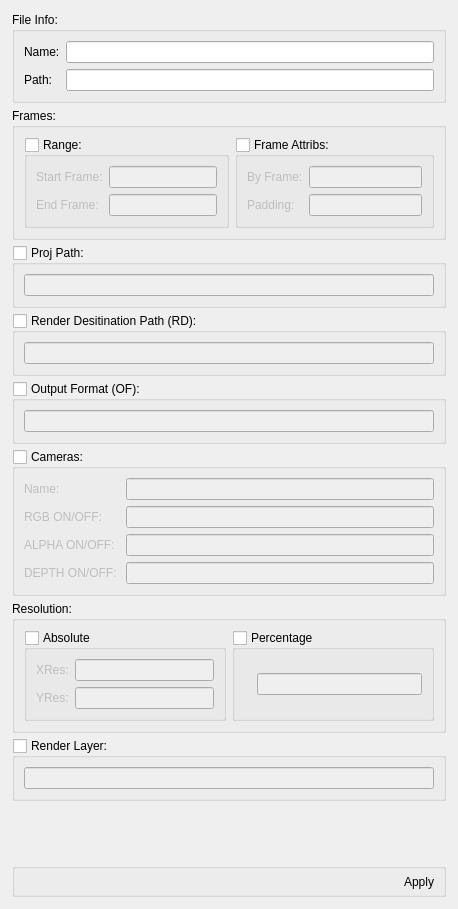
<?xml version="1.0" encoding="UTF-8"?>
<ui version="4.0">
 <class>Form</class>
 <widget class="QWidget" name="Form">
  <property name="geometry">
   <rect>
    <x>0</x>
    <y>0</y>
    <width>458</width>
    <height>909</height>
   </rect>
  </property>
  <property name="windowTitle">
   <string>Form</string>
  </property>
  <layout class="QGridLayout" name="gridLayout">
   <item row="0" column="0">
    <widget class="QFrame" name="frame_3">
     <property name="frameShape">
      <enum>QFrame::NoFrame</enum>
     </property>
     <property name="frameShadow">
      <enum>QFrame::Raised</enum>
     </property>
     <layout class="QGridLayout" name="gridLayout_13">
      <property name="horizontalSpacing">
       <number>1</number>
      </property>
      <property name="verticalSpacing">
       <number>5</number>
      </property>
      <property name="margin">
       <number>1</number>
      </property>
      <item row="0" column="0">
       <widget class="QGroupBox" name="frmPropFileInfo">
        <property name="title">
         <string>File Info:</string>
        </property>
        <property name="flat">
         <bool>true</bool>
        </property>
        <layout class="QGridLayout" name="gridLayout_10">
         <item row="0" column="0">
          <widget class="QLabel" name="label_5">
           <property name="text">
            <string>Name:</string>
           </property>
          </widget>
         </item>
         <item row="0" column="1">
          <widget class="QLineEdit" name="lePropFileName">
           <property name="readOnly">
            <bool>true</bool>
           </property>
          </widget>
         </item>
         <item row="1" column="0">
          <widget class="QLabel" name="label_6">
           <property name="text">
            <string>Path:</string>
           </property>
          </widget>
         </item>
         <item row="1" column="1">
          <widget class="QLineEdit" name="lePropFilePath">
           <property name="readOnly">
            <bool>true</bool>
           </property>
          </widget>
         </item>
        </layout>
       </widget>
      </item>
      <item row="2" column="0">
       <widget class="QGroupBox" name="frmPropProjPath">
        <property name="title">
         <string>Proj Path:</string>
        </property>
        <property name="flat">
         <bool>true</bool>
        </property>
        <property name="checkable">
         <bool>true</bool>
        </property>
        <property name="checked">
         <bool>false</bool>
        </property>
        <layout class="QGridLayout" name="gridLayout_11">
         <item row="0" column="0">
          <widget class="QLineEdit" name="lePropProjPath">
           <property name="text">
            <string extracomment="s"/>
           </property>
           <property name="flagFullName" stdset="0">
            <string>Project Path</string>
           </property>
           <property name="flagShortName" stdset="0">
            <string>proj</string>
           </property>
          </widget>
         </item>
        </layout>
       </widget>
      </item>
      <item row="10" column="0">
       <widget class="QGroupBox" name="frmPropButtons">
        <property name="title">
         <string/>
        </property>
        <property name="flat">
         <bool>true</bool>
        </property>
        <layout class="QGridLayout" name="gridLayout_14">
         <property name="margin">
          <number>2</number>
         </property>
         <property name="spacing">
          <number>2</number>
         </property>
         <item row="0" column="0">
          <spacer name="horizontalSpacer_3">
           <property name="orientation">
            <enum>Qt::Horizontal</enum>
           </property>
           <property name="sizeHint" stdset="0">
            <size>
             <width>40</width>
             <height>20</height>
            </size>
           </property>
          </spacer>
         </item>
         <item row="0" column="1">
          <widget class="QToolButton" name="btnPropApply">
           <property name="text">
            <string>Apply</string>
           </property>
           <property name="toolButtonStyle">
            <enum>Qt::ToolButtonTextBesideIcon</enum>
           </property>
           <property name="autoRaise">
            <bool>true</bool>
           </property>
          </widget>
         </item>
        </layout>
       </widget>
      </item>
      <item row="9" column="0">
       <spacer name="verticalSpacer">
        <property name="orientation">
         <enum>Qt::Vertical</enum>
        </property>
        <property name="sizeHint" stdset="0">
         <size>
          <width>20</width>
          <height>40</height>
         </size>
        </property>
       </spacer>
      </item>
      <item row="3" column="0">
       <widget class="QGroupBox" name="frmPropProjPath_2">
        <property name="title">
         <string>Render Desitination Path (RD):</string>
        </property>
        <property name="flat">
         <bool>true</bool>
        </property>
        <property name="checkable">
         <bool>true</bool>
        </property>
        <property name="checked">
         <bool>false</bool>
        </property>
        <layout class="QGridLayout" name="gridLayout_12">
         <item row="0" column="0">
          <widget class="QLineEdit" name="lePropRDPath">
           <property name="text">
            <string extracomment="s"/>
           </property>
           <property name="flagFullName" stdset="0">
            <string>Render Path</string>
           </property>
           <property name="flagShortName" stdset="0">
            <string>rd</string>
           </property>
          </widget>
         </item>
        </layout>
       </widget>
      </item>
      <item row="4" column="0">
       <widget class="QGroupBox" name="frmPropProjPath_3">
        <property name="title">
         <string>Output Format (OF):</string>
        </property>
        <property name="flat">
         <bool>true</bool>
        </property>
        <property name="checkable">
         <bool>true</bool>
        </property>
        <property name="checked">
         <bool>false</bool>
        </property>
        <layout class="QGridLayout" name="gridLayout_15">
         <item row="0" column="0">
          <widget class="QLineEdit" name="lePropOFPath">
           <property name="text">
            <string extracomment="s"/>
           </property>
           <property name="flagFullName" stdset="0">
            <string>Output Image Format</string>
           </property>
           <property name="flagShortName" stdset="0">
            <string>of</string>
           </property>
          </widget>
         </item>
        </layout>
       </widget>
      </item>
      <item row="5" column="0">
       <widget class="QGroupBox" name="frmPropCam">
        <property name="title">
         <string>Cameras:</string>
        </property>
        <property name="flat">
         <bool>true</bool>
        </property>
        <property name="checkable">
         <bool>true</bool>
        </property>
        <property name="checked">
         <bool>false</bool>
        </property>
        <layout class="QGridLayout" name="gridLayout_16">
         <item row="0" column="2">
          <widget class="QLineEdit" name="lePropCamName">
           <property name="text">
            <string extracomment="s"/>
           </property>
           <property name="flagFullName" stdset="0">
            <string>Camera</string>
           </property>
           <property name="flagShortName" stdset="0">
            <string>cam</string>
           </property>
          </widget>
         </item>
         <item row="0" column="0">
          <widget class="QLabel" name="label_8">
           <property name="text">
            <string>Name:</string>
           </property>
          </widget>
         </item>
         <item row="1" column="0">
          <widget class="QLabel" name="label_9">
           <property name="text">
            <string>RGB ON/OFF: </string>
           </property>
          </widget>
         </item>
         <item row="1" column="2">
          <widget class="QLineEdit" name="lePropCamRGB">
           <property name="text">
            <string extracomment="s"/>
           </property>
           <property name="flagFullName" stdset="0">
            <string>RGB</string>
           </property>
           <property name="flagShortName" stdset="0">
            <string>rgb</string>
           </property>
          </widget>
         </item>
         <item row="2" column="0">
          <widget class="QLabel" name="label_10">
           <property name="text">
            <string>ALPHA ON/OFF: </string>
           </property>
          </widget>
         </item>
         <item row="2" column="2">
          <widget class="QLineEdit" name="lePropCamAlpha">
           <property name="text">
            <string extracomment="s"/>
           </property>
           <property name="flagFullName" stdset="0">
            <string>Alpha</string>
           </property>
           <property name="flagShortName" stdset="0">
            <string>alpha</string>
           </property>
          </widget>
         </item>
         <item row="3" column="0">
          <widget class="QLabel" name="label_11">
           <property name="text">
            <string>DEPTH ON/OFF: </string>
           </property>
          </widget>
         </item>
         <item row="3" column="2">
          <widget class="QLineEdit" name="lePropCamDepth">
           <property name="text">
            <string extracomment="s"/>
           </property>
           <property name="flagFullName" stdset="0">
            <string>Depth</string>
           </property>
           <property name="flagShortName" stdset="0">
            <string>depth</string>
           </property>
          </widget>
         </item>
        </layout>
       </widget>
      </item>
      <item row="6" column="0">
       <widget class="QGroupBox" name="groupBox">
        <property name="title">
         <string>Resolution:</string>
        </property>
        <layout class="QGridLayout" name="gridLayout_2">
         <item row="0" column="0">
          <widget class="QGroupBox" name="frmPropResAbs">
           <property name="title">
            <string>Absolute</string>
           </property>
           <property name="flat">
            <bool>true</bool>
           </property>
           <property name="checkable">
            <bool>true</bool>
           </property>
           <property name="checked">
            <bool>false</bool>
           </property>
           <layout class="QGridLayout" name="gridLayout_17">
            <item row="1" column="1">
             <widget class="QLineEdit" name="lePropYRes">
              <property name="text">
               <string extracomment="s"/>
              </property>
              <property name="flagFullName" stdset="0">
               <string>Resolution Y</string>
              </property>
              <property name="flagShortName" stdset="0">
               <string>y</string>
              </property>
             </widget>
            </item>
            <item row="0" column="1">
             <widget class="QLineEdit" name="lePropXRes">
              <property name="text">
               <string extracomment="s"/>
              </property>
              <property name="flagFullName" stdset="0">
               <string>Resolution X</string>
              </property>
              <property name="flagShortName" stdset="0">
               <string>x</string>
              </property>
             </widget>
            </item>
            <item row="0" column="0">
             <widget class="QLabel" name="label_12">
              <property name="text">
               <string>XRes:</string>
              </property>
             </widget>
            </item>
            <item row="1" column="0">
             <widget class="QLabel" name="label_13">
              <property name="text">
               <string>YRes:</string>
              </property>
             </widget>
            </item>
           </layout>
          </widget>
         </item>
         <item row="0" column="1">
          <widget class="QGroupBox" name="frmPropResPercentage">
           <property name="title">
            <string>Percentage</string>
           </property>
           <property name="flat">
            <bool>true</bool>
           </property>
           <property name="checkable">
            <bool>true</bool>
           </property>
           <property name="checked">
            <bool>false</bool>
           </property>
           <layout class="QGridLayout" name="gridLayout_18">
            <item row="0" column="1">
             <widget class="QLineEdit" name="lePropPrecRes">
              <property name="text">
               <string extracomment="s"/>
              </property>
              <property name="flagFullName" stdset="0">
               <string>Res Percent</string>
              </property>
              <property name="flagShortName" stdset="0">
               <string>percentRes</string>
              </property>
             </widget>
            </item>
            <item row="0" column="0">
             <widget class="QLabel" name="label_14">
              <property name="text">
               <string/>
              </property>
             </widget>
            </item>
           </layout>
          </widget>
         </item>
        </layout>
       </widget>
      </item>
      <item row="1" column="0">
       <widget class="QGroupBox" name="groupBox_2">
        <property name="title">
         <string>Frames:</string>
        </property>
        <layout class="QGridLayout" name="gridLayout_3">
         <item row="0" column="0">
          <widget class="QGroupBox" name="frmPropFrameRange">
           <property name="title">
            <string>Range:</string>
           </property>
           <property name="flat">
            <bool>true</bool>
           </property>
           <property name="checkable">
            <bool>true</bool>
           </property>
           <property name="checked">
            <bool>false</bool>
           </property>
           <layout class="QGridLayout" name="gridLayout_19">
            <item row="0" column="0">
             <widget class="QLabel" name="label_15">
              <property name="text">
               <string>Start Frame:</string>
              </property>
             </widget>
            </item>
            <item row="0" column="1">
             <widget class="QLineEdit" name="lePropStartFrame">
              <property name="text">
               <string extracomment="s"/>
              </property>
              <property name="flagFullName" stdset="0">
               <string>Start Frame</string>
              </property>
              <property name="flagShortName" stdset="0">
               <string>s</string>
              </property>
             </widget>
            </item>
            <item row="1" column="0">
             <widget class="QLabel" name="label_16">
              <property name="text">
               <string>End Frame:</string>
              </property>
             </widget>
            </item>
            <item row="1" column="1">
             <widget class="QLineEdit" name="lePropEndFrame">
              <property name="text">
               <string extracomment="s"/>
              </property>
              <property name="flagFullName" stdset="0">
               <string>End Frame</string>
              </property>
              <property name="flagShortName" stdset="0">
               <string>e</string>
              </property>
             </widget>
            </item>
           </layout>
          </widget>
         </item>
         <item row="0" column="1">
          <widget class="QGroupBox" name="frmPropFrameAttribs">
           <property name="title">
            <string>Frame Attribs:</string>
           </property>
           <property name="flat">
            <bool>true</bool>
           </property>
           <property name="checkable">
            <bool>true</bool>
           </property>
           <property name="checked">
            <bool>false</bool>
           </property>
           <layout class="QGridLayout" name="gridLayout_20">
            <item row="0" column="1">
             <widget class="QLineEdit" name="lePropByFrame">
              <property name="text">
               <string extracomment="s"/>
              </property>
              <property name="flagFullName" stdset="0">
               <string>ByFrame</string>
              </property>
              <property name="flagShortName" stdset="0">
               <string>b</string>
              </property>
             </widget>
            </item>
            <item row="1" column="1">
             <widget class="QLineEdit" name="lePropPadding">
              <property name="text">
               <string extracomment="s"/>
              </property>
              <property name="flagFullName" stdset="0">
               <string>Padding</string>
              </property>
              <property name="flagShortName" stdset="0">
               <string>pad</string>
              </property>
             </widget>
            </item>
            <item row="0" column="0">
             <widget class="QLabel" name="label_20">
              <property name="text">
               <string>By Frame:</string>
              </property>
             </widget>
            </item>
            <item row="1" column="0">
             <widget class="QLabel" name="label_21">
              <property name="text">
               <string>Padding:</string>
              </property>
             </widget>
            </item>
           </layout>
          </widget>
         </item>
        </layout>
       </widget>
      </item>
      <item row="7" column="0">
       <widget class="QGroupBox" name="frmPropRenderLayer">
        <property name="title">
         <string>Render Layer:</string>
        </property>
        <property name="flat">
         <bool>true</bool>
        </property>
        <property name="checkable">
         <bool>true</bool>
        </property>
        <property name="checked">
         <bool>false</bool>
        </property>
        <layout class="QGridLayout" name="gridLayout_21">
         <item row="0" column="0">
          <widget class="QLineEdit" name="lePropRenderLayer">
           <property name="text">
            <string extracomment="s"/>
           </property>
           <property name="flagFullName" stdset="0">
            <string>Render Layer</string>
           </property>
           <property name="flagShortName" stdset="0">
            <string>l</string>
           </property>
          </widget>
         </item>
        </layout>
       </widget>
      </item>
     </layout>
    </widget>
   </item>
  </layout>
 </widget>
 <resources/>
 <connections/>
</ui>
